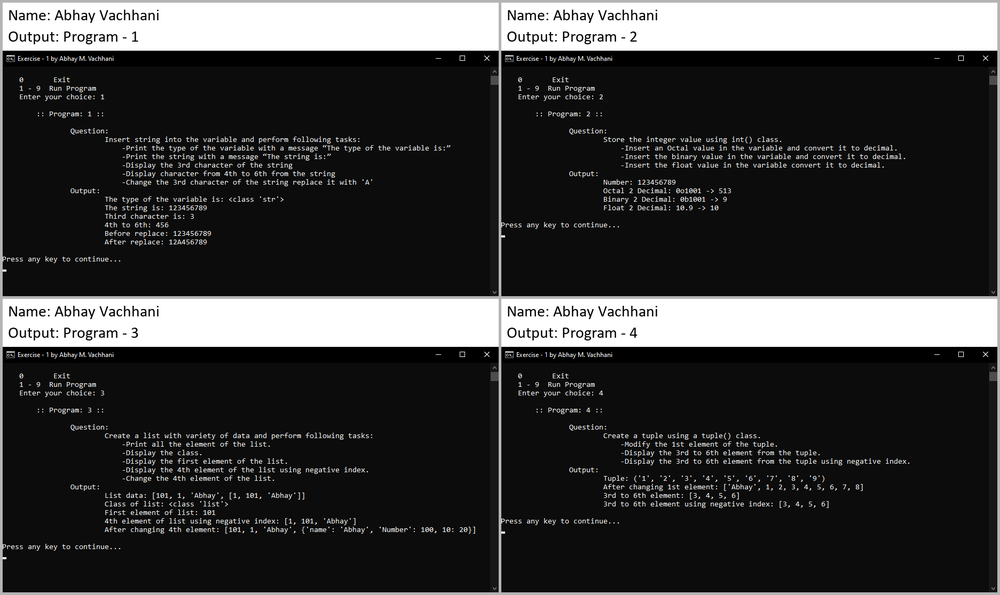
#> input picture 2023-03-06/Lab 1/images/output_0.png, 1000 x 595 px, shrunk from 1873 x 1115 before the run; its folder holds 3 pictures in this run
$ jupyter execute main.ipynb
#> lines starting #> are read from the running program, lines starting #| are printed output that depends on the picture
[cell 1]
from PIL import Image
import os

[cell 2]
images = []
imgWidth = 0
imgHeight = 0
imgMaxHeight = 0
for name in os.listdir('images'):
    im = Image.open(f'images/{name}')
#> im is the input picture: PIL image 1000x595 RGB; mean R, G, B 57.1, 57.1, 57.1
    im = im.convert('RGB')
    imgWidth = im.width if im.width > imgWidth else imgWidth
#> imgWidth = 1000
    imgMaxHeight = im.height if im.height > imgMaxHeight else imgMaxHeight
#> imgMaxHeight = 595
    imgHeight += im.height
#> imgHeight = 595
    images.append(im)

[cell 3]
img = Image.new('RGB', (imgWidth * 2 + 15, (len(images) / 2).__ceil__() * 5 + 5 + ((len(images) / 2).__ceil__() * imgMaxHeight)), color=(180, 180, 180))
#> img: PIL image 2015x1205 RGB; every value is 180
preI = 0
for i, image in zip(range(len(images)), images):
    x = 0 if i % 2 == 0 else imgWidth + 5
    y = preI
    img.paste(image, (x + 5, y + 5))
    if i % 2 == 1:
        preI = y + imgMaxHeight + 5
#> this loop made 3 passes
#> (x, y, preI) on pass 2: (1005, 0, 600)
#> (x, y) on passes 1, 3: (0, 0), (0, 600)
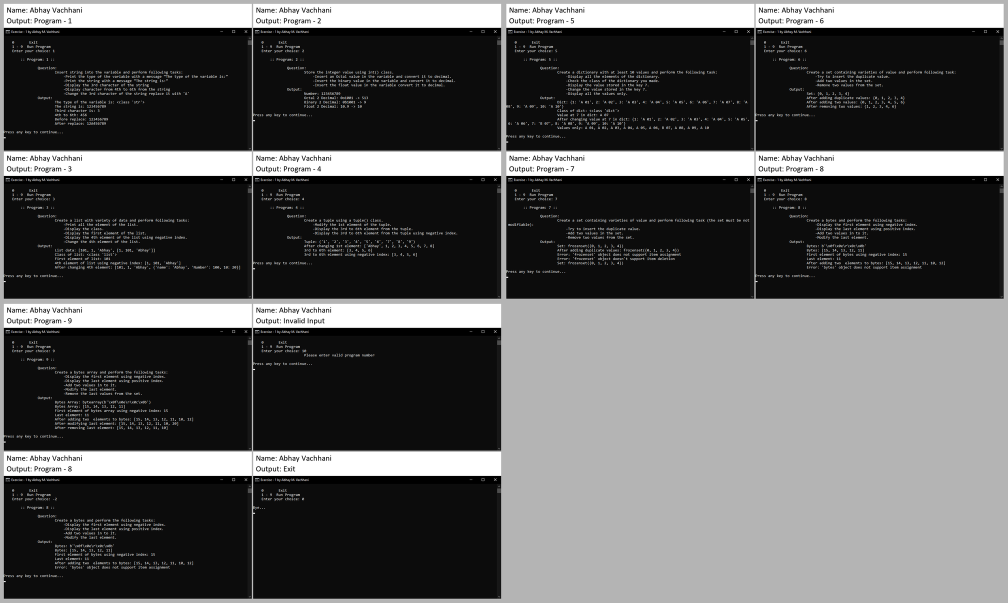
#> img: PIL image 2015x1205 RGB (shown at 1/2 size); mean R, G, B 89.3, 89.3, 89.3
